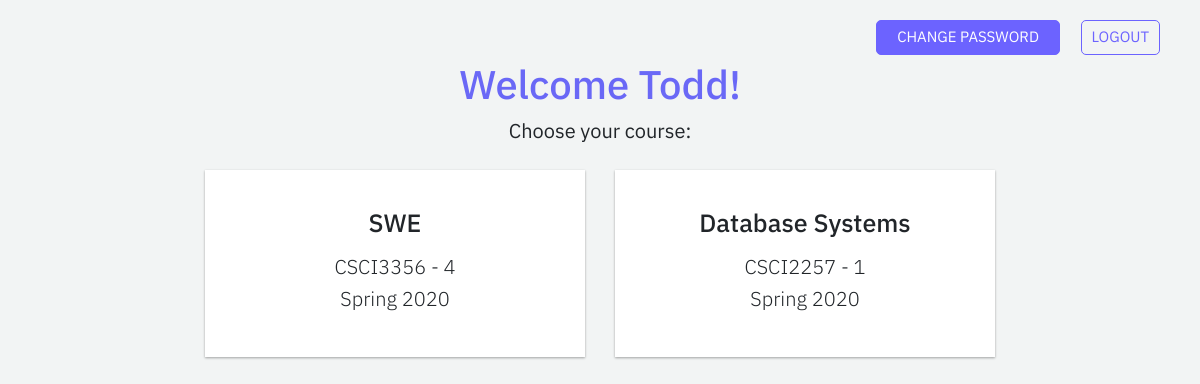
Page /courses (signed in) on the committed database.
### accounts/models.py (models this page shows, shortened)
class User(AbstractBaseUser,PermissionsMixin):
    name = models.CharField(max_length = 30)
    surname = models.CharField(max_length = 30)
    email = models.EmailField(max_length = 100,unique = True)
    eagle_id = models.IntegerField(unique = True)
    is_active = models.BooleanField(default=True)
    is_staff = models.BooleanField(default = False)
    objects = MyUserManager() #enables access to the methods written for managin permissions and accessing data
    USERNAME_FIELD = 'email'
    REQUIRED_FIELDS = ['name','surname','eagle_id']

class Course(models.Model):
    name = models.CharField(max_length = 30)
    code = models.CharField(max_length = 30)
    section_number = models.PositiveSmallIntegerField()
    year = models.PositiveIntegerField()
    sem_of_realization = models.CharField(max_length = 30)
    class Meta:
        constraints = [ # makes sure the combination of code, section_number, year, and sem_of_realization are unique
            models.UniqueConstraint(fields=['code','section_number','year','sem_of_realization'],name = 'unique_course'),
        ]

### backend/views.py (the view)
# urls.py: path('courses', views.courses, name='courses'),
def courses(request):
    course_enrollment_objects = get_list_or_404(Course_Enrollment, user=request.user.pk)
    courses = []
    for obj in course_enrollment_objects:
        course = get_object_or_404(Course, id=obj.course_id)
        courses.append(course)
    return render(request, 'backend/courses.html', {'courses': courses})

### backend/templates/backend/courses.html (shortened to what this page needs)
<!DOCTYPE html>
<html lang="en" dir="ltr">
  <head>
    {% load static %}
    <link rel="stylesheet" href="https://stackpath.bootstrapcdn.com/bootstrap/4.4.1/css/bootstrap.min.css">
    <link rel="stylesheet" href="{% static 'backend/globals.css' %}">
    <link rel="stylesheet" href="{% static 'backend/courses.css' %}">
  </head>
  <body>
    <h1>Welcome {{ user.name }}!</h1>
    <p>Choose your course:</p>
    <div class="row justify-content-center">
      {% for course in courses %}
      <div class="col-lg-4 col-md-6">
        <div class="box border-shadow">
          <h2>{{course.name}}</h2>
          <h3>{{course.code}} - {{course.section_number}}</h3>
          <h3>{{course.sem_of_realization}} {{course.year}}</h3>
        </div>
      </div>
      {% endfor %}
    </div>
    <a class="change-password-btn" href="{% url 'change-password' %}">CHANGE PASSWORD</a>
    <a class="logout-btn" href="{% url 'log_out' %}">LOGOUT</a>
  </body>
</html>

### backend/static/backend/globals.css (style rules this page uses)
html, body { max-width: 100%; overflow-x: hidden; overflow-y: visible; }
html { height: 100%; }
body { font-family: 'IBM Plex Sans', sans-serif; background-color: #F2F4F4; min-width: 100%; height: 100%; }
h1 { font-weight: 500; font-size: 35px; }
h2 { font-weight: 400; font-size: 25px; }
.border-shadow { -webkit-box-shadow: 0 1px 3px rgba(0, 0, 0, 0.12), 0 1px 2px rgba(0, 0, 0, 0.24); -moz-box-shadow: 0 1px 3px rgba(0, 0, 0, 0.12), 0 1px 2px rgba(0, 0, 0, 0.24); -ms-box-shadow: 0 1px 3px rgba(0, 0, 0, 0.12), 0 1px 2px rgba(0, 0, 0, 0.24); -o-box-shadow: 0 1px 3px rgba(0, 0, 0, 0.12), 0 1px 2px rgba(0, 0, 0, 0.24); box-shadow: 0 1px 3px rgba(0, 0, 0, 0.12), 0 1px 2px rgba(0, 0, 0, 0.24); -webkit-transition: all 0.25s ease-in-out; -moz-transition: all 0.25s ease-in-out; -ms-transition: all 0.25s ease-in-out; -o-transition: all 0.25s ease-in-out; transition: all 0.25s ease-in-out; }
.box { -webkit-box-shadow: 0 1px 3px rgba(0, 0, 0, 0.12), 0 1px 2px rgba(0, 0, 0, 0.24); -moz-box-shadow: 0 1px 3px rgba(0, 0, 0, 0.12), 0 1px 2px rgba(0, 0, 0, 0.24); -ms-box-shadow: 0 1px 3px rgba(0, 0, 0, 0.12), 0 1px 2px rgba(0, 0, 0, 0.24); -o-box-shadow: 0 1px 3px rgba(0, 0, 0, 0.12), 0 1px 2px rgba(0, 0, 0, 0.24); box-shadow: 0 1px 3px rgba(0, 0, 0, 0.12), 0 1px 2px rgba(0, 0, 0, 0.24); -webkit-transition: all 0.25s ease-in-out; -moz-transition: all 0.25s ease-in-out; -ms-transition: all 0.25s ease-in-out; -o-transition: all 0.25s ease-in-out; transition: all 0.25s ease-in-out; display: inline-block; background-color: white; padding: 2% 20% 2% 1%; margin: 2% 0 4% 0; }
.logout-btn { position: absolute; top: 0; right: 40px; margin-top: 20px; border: 1px solid; padding: 5px 10px; border-color: #6C63FF; border-radius: 5px; font-size: 15px; color: #6C63FF; }
.change-password-btn { position: absolute; top: 0; right: 140px; margin-top: 20px; border: 1px solid; padding: 5px 20px; border-color: #6C63FF; border-radius: 5px; font-size: 15px; background-color: #6C63FF; color: white; overflow: hidden; white-space: nowrap; }

### backend/static/backend/courses.css (style rules this page uses)
body { text-align: center; padding-top: 5%; }
h1 { color: #6a68f6; font-size: 40px; }
h2 { font-weight: 500; padding-bottom: 3%; font-size: 25px; }
p { font-size: 20px; }
h3 { font-weight: 300; font-size: 20px; }
.box { text-align: center; padding: 10%; width: 100%; }

### rows in the picture
User: name "Todd"
Course: name "SWE", code "CSCI3356", section_number "4", sem_of_realization "Spring", year "2020"
Course: name "Database Systems", code "CSCI2257", section_number "1", sem_of_realization "Spring", year "2020"
